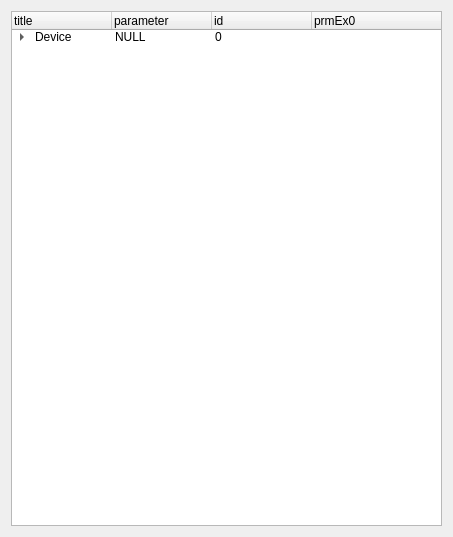
<?xml version="1.0" encoding="UTF-8"?>
<ui version="4.0">
 <class>Form</class>
 <widget class="QWidget" name="Form">
  <property name="geometry">
   <rect>
    <x>0</x>
    <y>0</y>
    <width>453</width>
    <height>537</height>
   </rect>
  </property>
  <property name="windowTitle">
   <string>Form</string>
  </property>
  <layout class="QVBoxLayout" name="verticalLayout">
   <item>
    <widget class="QTreeWidget" name="treeWidget">
     <column>
      <property name="text">
       <string>title</string>
      </property>
     </column>
     <column>
      <property name="text">
       <string>parameter</string>
      </property>
     </column>
     <column>
      <property name="text">
       <string>id</string>
      </property>
     </column>
     <column>
      <property name="text">
       <string>prmEx0</string>
      </property>
     </column>
     <item>
      <property name="text">
       <string>Device</string>
      </property>
      <property name="text">
       <string>NULL</string>
      </property>
      <property name="text">
       <string>0</string>
      </property>
      <property name="text">
       <string/>
      </property>
      <item>
       <property name="text">
        <string>RnNet</string>
       </property>
       <property name="text">
        <string>1</string>
       </property>
       <property name="text">
        <string>0</string>
       </property>
       <property name="text">
        <string>240</string>
       </property>
       <item>
        <property name="text">
         <string>SD4x</string>
        </property>
        <property name="text">
         <string>4</string>
        </property>
        <property name="text">
         <string/>
        </property>
        <property name="text">
         <string/>
        </property>
        <item>
         <property name="text">
          <string>SD42</string>
         </property>
         <property name="text">
          <string>NULL</string>
         </property>
         <property name="text">
          <string>21000509</string>
         </property>
         <property name="text">
          <string/>
         </property>
         <item>
          <property name="text">
           <string>V129</string>
          </property>
          <property name="text">
           <string>NULL</string>
          </property>
          <property name="text">
           <string>0</string>
          </property>
          <property name="text">
           <string/>
          </property>
         </item>
        </item>
       </item>
      </item>
     </item>
    </widget>
   </item>
  </layout>
 </widget>
 <resources/>
 <connections/>
</ui>
